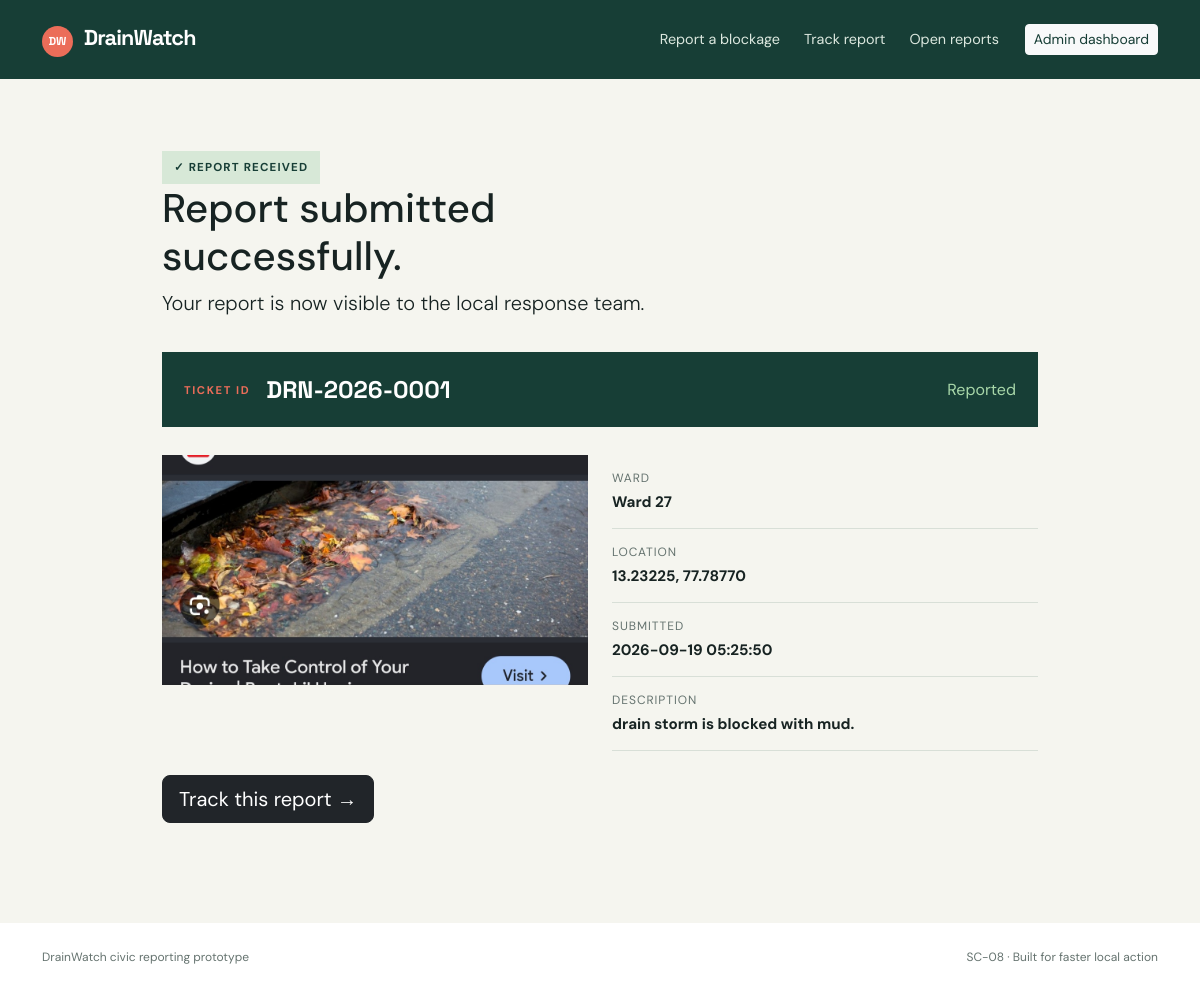
Screenshot of /ticket/DRN-2026-0001 with the database file from the repository.
### tables this page shows
CREATE TABLE reports (
            id INTEGER PRIMARY KEY AUTOINCREMENT,
            ticket_id TEXT UNIQUE NOT NULL,
            photo_path TEXT NOT NULL,
            latitude REAL NOT NULL,
            longitude REAL NOT NULL,
            address TEXT DEFAULT '',
            ward TEXT NOT NULL,
            description TEXT NOT NULL,
            status TEXT NOT NULL DEFAULT 'Reported',
            created_at TEXT NOT NULL,
            updated_at TEXT NOT NULL,
            escalated INTEGER NOT NULL DEFAULT 0
        );

### app.py (the view)
@app.route("/ticket/<ticket_id>")
def ticket(ticket_id):
    refresh_escalations()
    report_row = get_db().execute("SELECT * FROM reports WHERE ticket_id = ?", (ticket_id.upper(),)).fetchone()
    if report_row is None:
        flash("That ticket ID was not found.", "warning")
        return redirect(url_for("track"))
    return render_template("ticket.html", report=report_row)

### app.py (called while the page is built)
def get_db():
    if "db" not in g:
        g.db = sqlite3.connect(DATABASE)
        g.db.row_factory = sqlite3.Row
    return g.db

def refresh_escalations():
    db = get_db()
    cutoff = (datetime.now() - timedelta(hours=48)).isoformat(timespec="seconds")
    db.execute(
        "UPDATE reports SET escalated = 1 WHERE status != 'Resolved' AND created_at < ?",
        (cutoff,),
    )
    db.commit()

@app.context_processor
def inject_globals():
    return {"statuses": STATUSES}

### templates/ticket.html
{% extends 'base.html' %}{% block title %}{{ report.ticket_id }}{% endblock %}{% block content %}<section class="page-shell"><div class="container narrow"><div class="success-badge">✓ REPORT RECEIVED</div><h1>Report submitted<br><span>successfully.</span></h1><p class="lead">Your report is now visible to the local response team.</p><div class="ticket-hero"><span class="summary-label">TICKET ID</span><strong>{{ report.ticket_id }}</strong><span class="ticket-status">{{ report.status }}</span></div><div class="row g-4 mt-1"><div class="col-md-6"><img class="report-photo" src="{{ url_for('uploaded_file', filename=report.photo_path) }}" alt="Uploaded blockage report"></div><div class="col-md-6"><div class="detail-list"><div><span>Ward</span><strong>{{ report.ward }}</strong></div><div><span>Location</span><strong>{{ '%.5f'|format(report.latitude) }}, {{ '%.5f'|format(report.longitude) }}</strong></div><div><span>Submitted</span><strong>{{ report.created_at|replace('T', ' ') }}</strong></div><div><span>Description</span><strong>{{ report.description }}</strong></div></div></div></div><a class="btn btn-dark btn-lg mt-4" href="{{ url_for('track', ticket_id=report.ticket_id) }}">Track this report →</a></div></section>{% endblock %}

### static/css/style.css (style rules this page uses)
:root { --ink:#172322;--muted:#65736f;--paper:#f5f5ef;--mint:#d7e8d7;--forest:#173e36;--coral:#eb6d59;--line:#d8dfd7;--yellow:#e9a52f }
* { box-sizing:border-box }
body { margin:0;color:var(--ink);background:var(--paper);font-family:'DM Sans',sans-serif }
.eyebrow,.summary-label { font-size:.7rem;letter-spacing:.14em;font-weight:700;color:var(--coral) }
.page-shell { padding:72px 0 100px }
.narrow { max-width:900px }
.success-badge { display:inline-block;color:var(--forest);background:var(--mint);font-size:.72rem;font-weight:700;padding:8px 12px;letter-spacing:.1em }
.ticket-hero { display:flex;align-items:center;gap:16px;background:var(--forest);color:#fff;padding:22px;margin-top:34px }
.ticket-hero strong { font:700 1.5rem 'Space Grotesk',sans-serif }
.ticket-status { margin-left:auto;color:#a8d7a9 }
.report-photo { width:100%;height:230px;object-fit:cover;background:#d9e7d9 }
.detail-list>div { display:flex;flex-direction:column;gap:4px;padding:14px 0;border-bottom:1px solid var(--line) }
.detail-list span { font-size:.75rem;color:var(--muted);text-transform:uppercase;letter-spacing:.08em }
.detail-list strong { font-size:.95rem }

### rows the page displays
reports: ticket_id "DRN-2026-0001", status "Reported", photo_path (picture), ward "Ward 27", latitude "13.23225", longitude "77.78770", created_at "2026-09-19 05:25:50", description "drain storm is blocked with mud."
